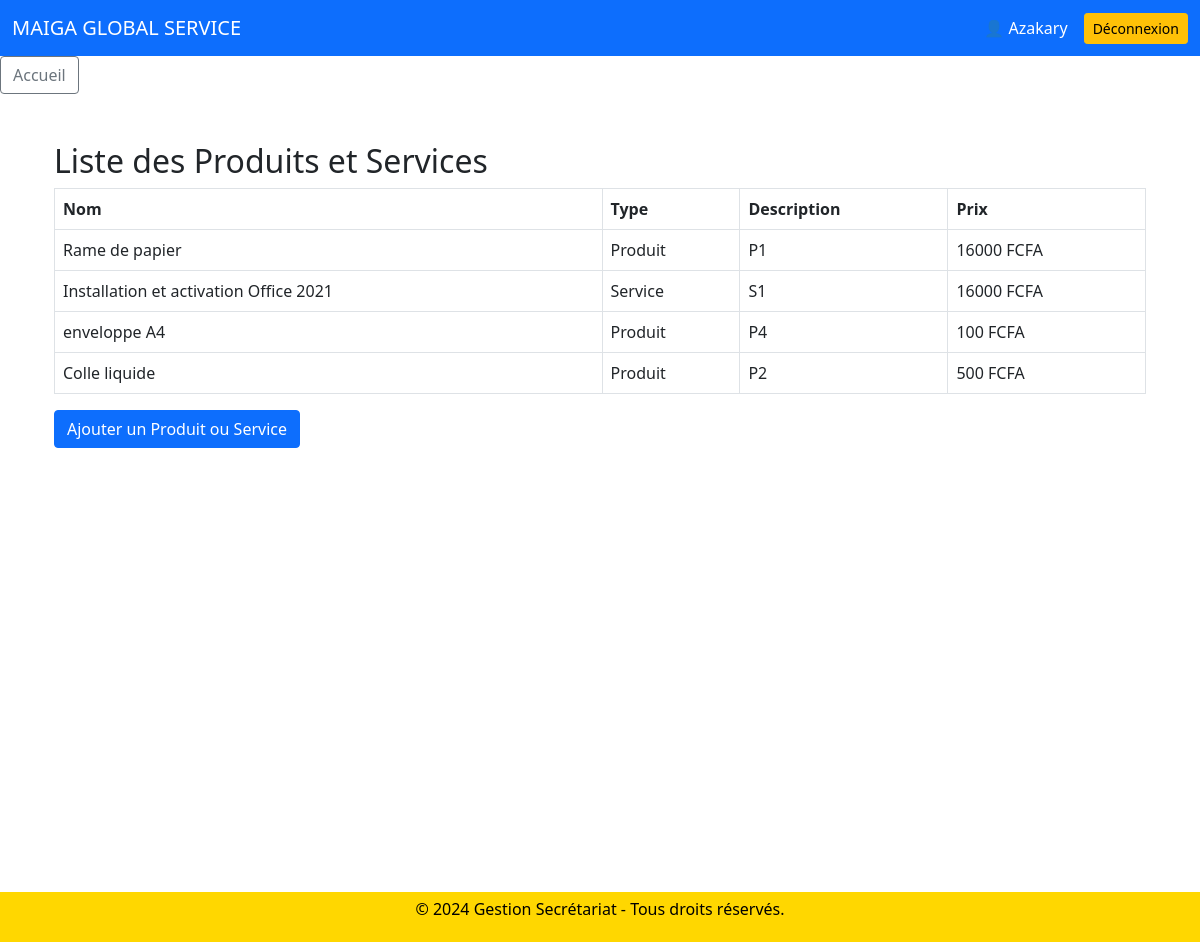
Before: /produits_services/liste_produits_services/ (signed in) with the older database file.
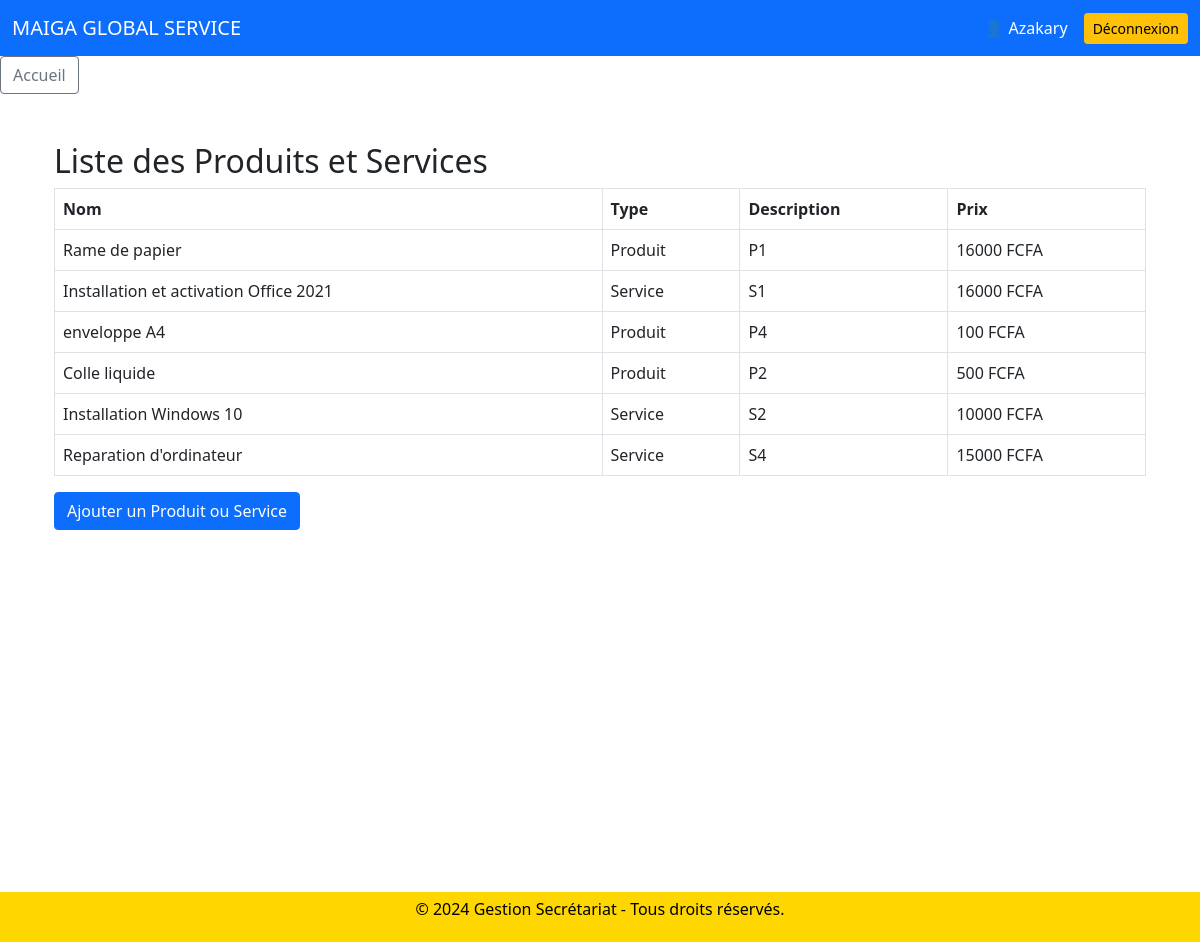
After: the same page with the newer database file.
### produits_services/models.py (models this page shows, shortened)
class ProduitOuService(models.Model):
    TYPE_CHOICES = (
        ('produit', 'Produit'),
        ('service', 'Service'),
    )
    type = models.CharField(max_length=10, choices=TYPE_CHOICES)
    nom = models.CharField(max_length=255)
    prix_unitaire = models.DecimalField(max_digits=10, decimal_places=2)
    description = models.TextField(blank=True, null=True)

### produits_services/views.py (the view)
# urls.py: path('liste_produits_services/', views.liste_produits_services, name='liste_produits_services'),
def liste_produits_services(request):
    produits_services = ProduitOuService.objects.all()
    return render(request, 'produits_services/liste_produits_services.html', {'produits_services': produits_services})

### produits_services/templates/produits_services/liste_produits_services.html
{% extends 'home/base.html' %}
{% block content %}
  <div class="container mt-5">
    <h2>Liste des Produits et Services</h2>
    <table class="table table-bordered">
      <thead>
        <tr>
          <th>Nom</th>
          <th>Type</th>
          <th>Description</th>
          <th>Prix</th>
        </tr>
      </thead>
      <tbody>
        {% for item in produits_services %}
        <tr>
          <td>{{ item.nom }}</td>
          <td>{{ item.get_type_display }}</td>
          <td>{{ item.description }}</td>
          <td>{{ item.prix_unitaire| floatformat:0 }} FCFA</td>
        </tr>
        {% endfor %}
      </tbody>
    </table>
    <a href="{% url 'ajouter_produit_ou_service' %}" class="btn btn-primary">Ajouter un Produit ou Service</a>
  </div>
{% endblock %}

Changed rows visible on the page:
added ProduitOuService: nom "Installation Windows 10", type "Service", description "S2", prix_unitaire "10000"
added ProduitOuService: nom "Reparation d'ordinateur", type "Service", description "S4", prix_unitaire "15000"
